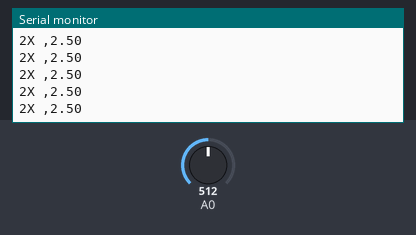
Bench run of a sketch on a simulated Arduino Uno, built with avr-gcc and run on an emulated ATmega328P. Parts: the last lines printed to the serial monitor. The inputs (shaded band) are chosen by the test bench; at power-on: A0 = 512.

Above: at 1.2 s.
1.3 s: A0 set to 596
At 2.3 s:
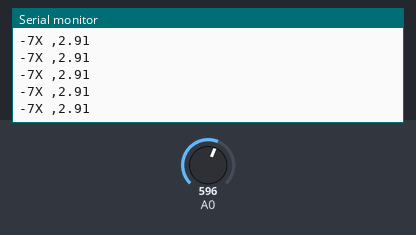
4.3 s: A0 set to 625
At 5.0 s:
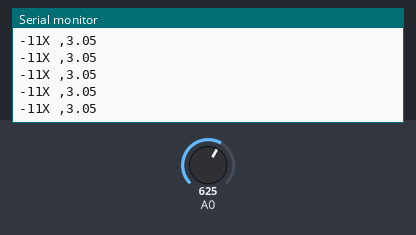
Timing chart, 0 to 7.3 s (numbered marks = the images above; inputs shaded):
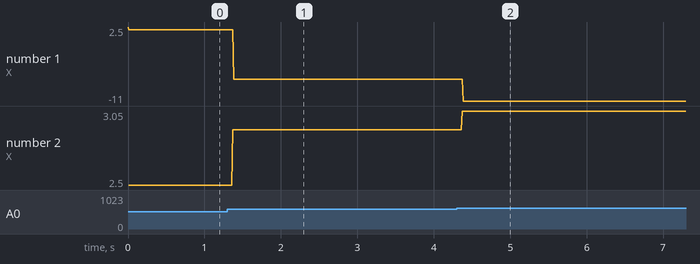

Measured:
- after the input at 1.3 s, the serial monitor: prints a new line after 0.07 s (image 1)
- after the input at 4.3 s, the serial monitor: prints a new line after 0.07 s (image 2)
- plotted number 1: 2 → -7 after the input at 1.3 s, -7 → -11 after the input at 4.3 s
- plotted number 2: 2.5 → 2.91 after the input at 1.3 s, 2.91 → 3.05 after the input at 4.3 s

The sketch:

Lab_3_Distance_sensor.ino
```cpp
void setup() {
  // initialize serial communication at 9600 bits per second:
  Serial.begin(9600);
}

void loop() {
  // read the input on analog pin A0 and stores in variable sensorValue
int sensorValue = analogRead(A0);

 // Convert the analog reading (from 0 - 1023) to a voltage (0 - 5V) and store it in variable voltage
 float voltage = sensorValue * (5.0 / 1023.0);
 int y = -26*voltage + 68;

 //Prints out the resulting voltage to the screen on the serial monitor
 Serial.print("X ,"); Serial.print(voltage); Serial.print(" ");
 Serial.println(" ");Serial.print(y);
}
```
